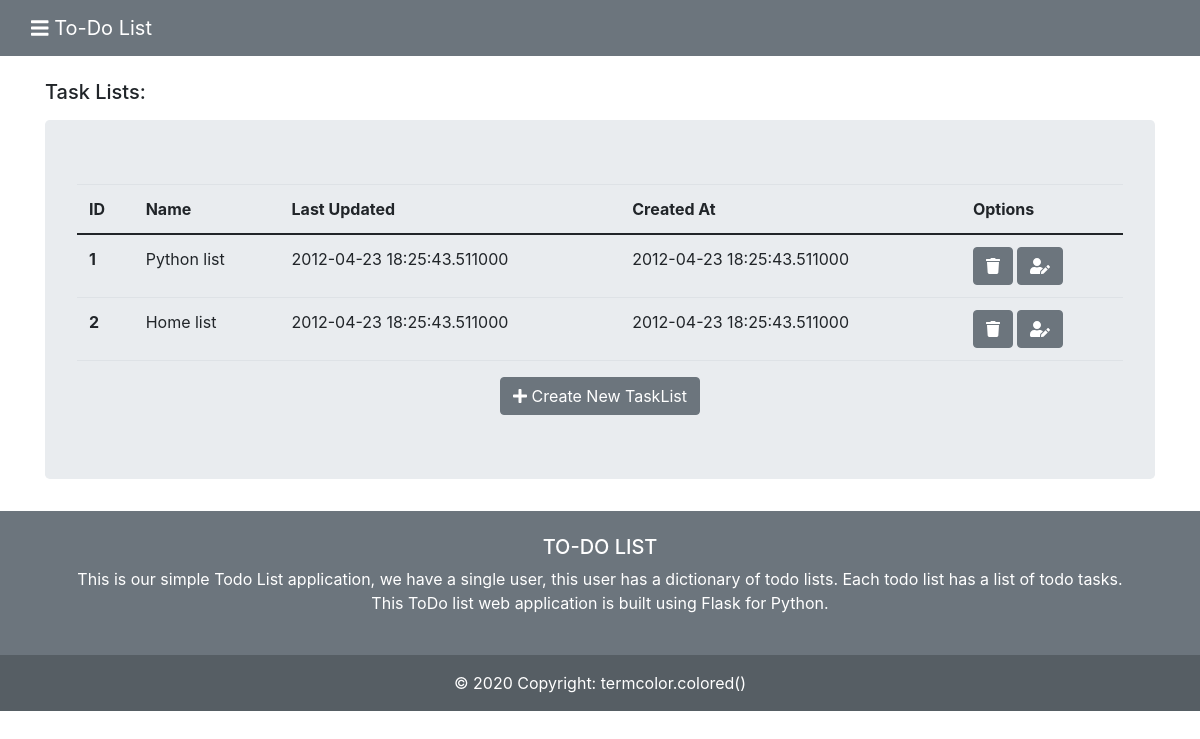
Before: / with the older database file.
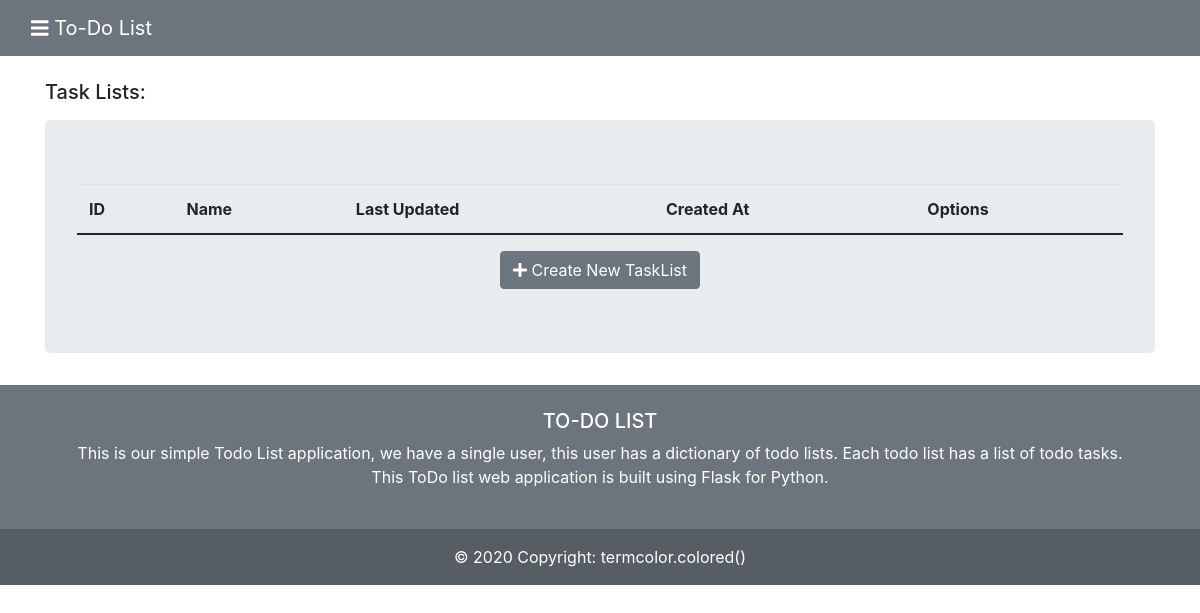
After: the same page with the newer database file.
### tables this page shows
CREATE TABLE "taskslist" (
	"id"	INTEGER,
	"name"	TEXT NOT NULL UNIQUE,
    "last_updated"	TIMESTAMP NOT NULL DEFAULT CURRENT_TIMESTAMP,
	"created_at"	TIMESTAMP NOT NULL DEFAULT CURRENT_TIMESTAMP,
	PRIMARY KEY("id" AUTOINCREMENT)
);

### to_do_tasks/blueprints/taskslist.py (the view)
@taskslist_bp.route("/")
def task_lists():
    db = get_db()
    lists = db.execute("SELECT * FROM taskslist").fetchall()
    return render_template("tasks_list/tasklists.html", lists = lists)

### to_do_tasks/db.py (called while the page is built)
def get_db():
    if 'db' not in g:
        g.db = sqlite3.connect(
            current_app.config['DATABASE'],
            detect_types=sqlite3.PARSE_DECLTYPES
        )
        g.db.row_factory = sqlite3.Row
    return g.db

### to_do_tasks/templates/tasks_list/tasklists.html (shortened to what this page needs)
{% extends 'base.html' %}
{% block content %}
<div class="container">
    <br>
    <h5>Task Lists:</h5>
    <div class="jumbotron mt-3">
        <table class="table">
            <thead>
                <tr>
                    <th scope="col">ID</th>
                    <th scope="col">Name</th>
                    <th scope="col">Last Updated</th>
                    <th scope="col">Created At</th>
                    <th scope="col">Options</th>
                </tr>
            </thead>
            <tbody>
                {% for list in lists %}
                <tr>
                    <th scope="row">{{list['id']}}</th>
                    <td>{{list['name']}}</td>
                    <td>{{list['last_updated']}}</td>
                    <td>{{list['created_at']}}</td>
                    <td>
                        <a href="/deletetasklist/{{list['id']}}" class="btn btn-secondary" type="submit"
                            role="button"><i class="fas fa-trash"></i></a>
                        <a href="/editname/{{list['id']}}" class="btn btn-secondary" type="submit" role="button"><i
                                class="fas fa-user-edit"></i></a>
                    </td>
                </tr>
                {% endfor %}
            </tbody>
        </table>
        <center>
            <a href="/createtasklist" class="btn btn-secondary" type="submit" role="button"><i class="fas fa-plus"></i>
                Create New TaskList</a>
        </center>
    </div>
</div>
{% endblock %}

### to_do_tasks/templates/base.html (shortened to what this page needs)
<!DOCTYPE html>
<html lang="en">
<head>
  <link href="https://cdn.jsdelivr.net/npm/bootstrap@5.0.0-beta1/dist/css/bootstrap.min.css" rel="stylesheet"
>
  <link rel="stylesheet" href="https://maxcdn.bootstrapcdn.com/bootstrap/4.0.0/css/bootstrap.min.css"
>
  <link rel="stylesheet" href="path/to/font-awesome/css/font-awesome.min.css">
</head>
<body>
  {% block nav %}
  <nav class="navbar navbar-dark bg-secondary">
    <div class="container-fluid">
      <a class="navbar-brand" href="/"><i class="fas fa-bars"></i> To-Do List</a>
    </div>
  </nav>
  {% endblock %}
  {% block content %}
  {% endblock %}
  {% block footer %}
  <footer class="bg-secondary text-white text-center text-lg-start">
    <div class="container p-4">
      <h5 class="text-uppercase">To-Do List</h5>
      <p>
        This is our simple Todo List application, we have a single user, this user has a dictionary of todo lists. Each
        todo
        list has a list of todo tasks.
        <br>
        This ToDo list web application is built using Flask for Python.
      </p>
    </div>
    <div class="text-center p-3" style="background-color: rgba(0, 0, 0, 0.2)">
      © 2020 Copyright:
      <a class="text-white" href="#"> termcolor.colored()</a>
    </div>
  </footer>
  {% endblock %}
</body>
</html>

Changed rows visible on the page:
removed taskslist: id "1", name "Python list", last_updated "2012-04-23 18:25:43.511000", created_at "2012-04-23 18:25:43.511000"
removed taskslist: id "2", name "Home list", last_updated "2012-04-23 18:25:43.511000", created_at "2012-04-23 18:25:43.511000"
